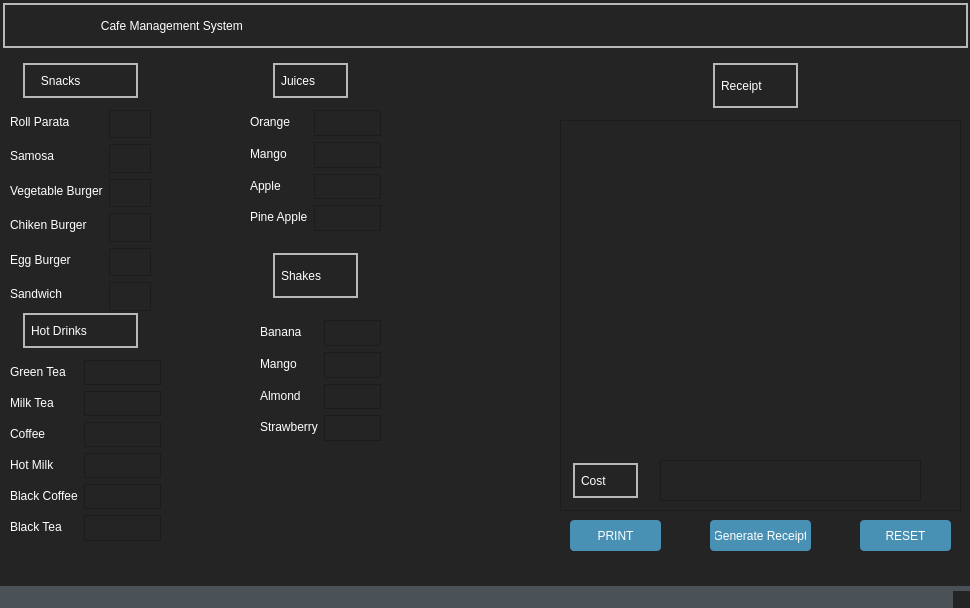
<?xml version="1.0" encoding="UTF-8"?>
<ui version="4.0">
 <class>MainWindow</class>
 <widget class="QMainWindow" name="MainWindow">
  <property name="geometry">
   <rect>
    <x>0</x>
    <y>0</y>
    <width>970</width>
    <height>608</height>
   </rect>
  </property>
  <property name="minimumSize">
   <size>
    <width>0</width>
    <height>0</height>
   </size>
  </property>
  <property name="maximumSize">
   <size>
    <width>970</width>
    <height>608</height>
   </size>
  </property>
  <property name="windowTitle">
   <string>I Minnor Cafe</string>
  </property>
  <property name="styleSheet">
   <string notr="true">

/*-----QWidget-----*/
QWidget
{
	background-color: #242424;
	color: #fff;
	selection-background-color: #fff;
	selection-color: #000;

}


/*-----QLabel-----*/
QLabel
{
	background-color: transparent;
	color: #fff;

}


/*-----QMenuBar-----*/
QMenuBar 
{
	background-color: #4a5157;
	color: #fff;

}


QMenuBar::item 
{
	background-color: transparent;
	border-left: 1px solid #003333;
	padding: 5px;
	padding-left: 15px;
	padding-right: 15px;

}


QMenuBar::item:selected 
{
	background-color: #003333;
	border: 1px solid #006666;
	color: #fff;

}


QMenuBar::item:pressed 
{
	background-color: #006666;
	border: 1px solid #006666;
	color: #fff;

}


/*-----QMenu-----*/
QMenu
{
    background-color: #4a5157;
    border: 1px solid #4a5157;
    padding: 10px;
	color: #fff;

}


QMenu::item
{
    background-color: transparent;
    padding: 2px 20px 2px 20px;
	min-width: 200px;

}


QMenu::separator
{
   	background-color: #242424;
	height: 1px;

}


QMenu::item:disabled
{
    color: #555;
    background-color: transparent;
    padding: 2px 20px 2px 20px;

}


QMenu::item:selected
{
	background-color: #003333;
	border: 1px solid #006666;
	color: #fff;

}


/*-----QToolButton-----*/
QToolButton 
{
	background-color: transparent;
	color: #fff;
	padding: 3px;
	margin-left: 1px;
}


QToolButton:hover
{
	background-color: rgba(70,162,218,50%);
	border: 1px solid #46a2da;
	color: #000;
	
}


QToolButton:pressed
{
	background-color: #727272;
	border: 1px solid #46a2da;

}


QToolButton:checked
{
	background-color: #727272;
	border: 1px solid #222;
}


/*-----QPushButton-----*/
QPushButton
{
	background-color: #4891b4;
	color: #fff;
	min-width: 80px;
	border-radius: 4px;
	padding: 5px;

}


QPushButton::flat
{
	background-color: transparent;
	border: none;
	color: #000;

}


QPushButton::disabled
{
	background-color: #606060;
	color: #959595;
	border-color: #051a39;

}


QPushButton::hover
{
	background-color: #54aad3;
	border: 1px solid #46a2da;

}


QPushButton::pressed
{
	background-color: #2385b4;
	border: 1px solid #46a2da;

}


QPushButton::checked
{
	background-color: #bd5355;
	border: 1px solid #bd5355;

}


/*-----QLineEdit-----*/
QLineEdit
{
	background-color: #242424;
	color : #fff;
	border: 1px solid #1d1d1d;
	padding: 3px;
	padding-left: 5px;
	border-radius: 4px;

}


/*-----QPlainTExtEdit-----*/
QPlainTextEdit
{
	background-color: #242424;
	color : #fff;
	border: 1px solid #1d1d1d;
	padding: 3px;
	padding-left: 5px;
	border-radius: 4px;

}


/*-----QToolBox-----*/
QToolBox
{
	background-color: transparent;
	border: 1px solid #1d1d1d;

}


QToolBox::tab
{
	background-color: #002b2b;
	border: 1px solid #1d1d1d;

}


QToolBox::tab:hover
{
	background-color: #006d6d;
	border: 1px solid #1d1d1d;

}


/*-----QComboBox-----*/
QComboBox
{
    background-color: #4a5157;
    padding-left: 6px;
    color: #fff;
    height: 20px;
	border-radius: 4px;

}


QComboBox::disabled
{
	background-color: #404040;
	color: #656565;
	border-color: #051a39;

}


QComboBox:on
{
    background-color: #4a5157;
	color: #fff;

}


QComboBox QAbstractItemView
{
    background-color: #4a5157;
    color: #fff;
    selection-background-color: #002b2b;
	selection-color: #fff;
    outline: 0;

}


QComboBox::drop-down
{
	background-color: #4a5157;
    subcontrol-origin: padding;
    subcontrol-position: top right;
	border-radius: 4px;
    width: 15px;

}


QComboBox::down-arrow
{
    image: url(://arrow-down.png);
    width: 8px;
    height: 8px;

}


/*-----QDoubleSpinBox &amp; QCalendarWidget-----*/
QDoubleSpinBox,
QCalendarWidget QSpinBox 
{
	background-color: #242424;
	color : #fff;
	border: 1px solid #1d1d1d;
	border-radius: 4px;
	padding: 3px;
	padding-left: 5px;

}


QDoubleSpinBox::up-button, 
QCalendarWidget QSpinBox::up-button
{
	background-color: #4a5157;
    width: 16px; 
	border-top-right-radius: 4px;
    border-width: 1px;
	border-color: #1d1d1d;

}


QDoubleSpinBox::up-button:hover, 
QCalendarWidget QSpinBox::up-button:hover
{
	background-color: #585858;

}


QDoubleSpinBox::up-button:pressed, 
QCalendarWidget QSpinBox::up-button:pressed
{
	background-color: #252525;
    width: 16px; 
    border-width: 1px;

}


QDoubleSpinBox::up-arrow,
QCalendarWidget QSpinBox::up-arrow
{
    image: url(://arrow-up.png);
    width: 7px;
    height: 7px;

}


QDoubleSpinBox::down-button, 
QCalendarWidget QSpinBox::down-button
{
	background-color: #4a5157;
    width: 16px; 
    border-width: 1px;
	border-bottom-right-radius: 4px;
	border-color: #1d1d1d;

}


QDoubleSpinBox::down-button:hover, 
QCalendarWidget QSpinBox::down-button:hover
{
	background-color: #585858;

}


QDoubleSpinBox::down-button:pressed, 
QCalendarWidget QSpinBox::down-button:pressed
{
	background-color: #252525;
    width: 16px; 
    border-width: 1px;

}


QDoubleSpinBox::down-arrow,
QCalendarWidget QSpinBox::down-arrow
{
    image: url(://arrow-down.png);
    width: 7px;
    height: 7px;

}


/*-----QGroupBox-----*/
QGroupBox 
{
    border: 1px solid;
    border-color: #1d1d1d;
	border-radius: 4px;
    margin-top: 23px;

}


QGroupBox::title  
{
    background-color: #002b2b;
    color: #fff;
	subcontrol-position: top left;
    subcontrol-origin: margin;
    padding: 5px;
	min-width: 100px;
	border: 1px solid #1d1d1d;
	border-top-left-radius: 4px;
	border-top-right-radius: 4px;
	border-bottom: none;

}


/*-----QHeaderView-----*/
QHeaderView::section
{
    background-color: #4a5157;
	border: none;
    color: #fff;
	padding: 4px;
	
}


QHeaderView::section:disabled
{
    background-color: #525251;
    color: #656565;

}


QHeaderView::section:checked
{
    background-color: qlineargradient(spread:repeat, x1:1, y1:0, x2:1, y2:1, stop:0 rgba(227, 227, 227, 255),stop:1 rgba(187, 187, 187, 255));
    color: #000;

}


QHeaderView::section::vertical::first,
QHeaderView::section::vertical::only-one
{
    border-left: 1px solid #003333;

}


QHeaderView::section::vertical
{
    border-left: 1px solid #003333;
}


QHeaderView::section::horizontal::first,
QHeaderView::section::horizontal::only-one
{
    border-left: 1px solid #003333;

}


QHeaderView::section::horizontal
{
    border-left: 1px solid #003333;

}


QTableCornerButton::section
{
    background-color: qlineargradient(spread:repeat, x1:1, y1:0, x2:1, y2:1, stop:0 rgba(227, 227, 227, 255),stop:1 rgba(187, 187, 187, 255));
	border: 1px solid #000;
    color: #fff;

}


/*-----QCalendarWidget-----*/
QCalendarWidget QToolButton
{
  	background-color: transparent;
  	color: white;

}


QCalendarWidget QToolButton::hover
{
	background-color: #006666;
	border: 1px solid #006666;
	color: #fff;

}


QCalendarWidget QMenu 
{
	width: 120px;
	left: 20px;
	color: white;

}


QCalendarWidget QWidget 
{ 
	alternate-background-color: #4a5157; 
	color: #fff;

}


QCalendarWidget QAbstractItemView:enabled 
{
	color: #fff;  
	background-color: #242424;  
	selection-background-color: #002b2b; 
	selection-color: #fff; 

}


QCalendarWidget QAbstractItemView:disabled 
{ 
	color: #404040; 

}


/*-----QTreeWidget-----*/
QTreeView
{
	show-decoration-selected: 0;
	alternate-background-color: transparent;
	background-color: transparent;
   	border: none;
	color: #fff;
	font: 8pt;

}


QTreeView::item:selected
{
	color:#fff;
	background-color: #002b2b;
	border-radius: 0px;

}


QTreeView::item:!selected:hover
{
    background-color: #5e5e5e;
    border: none;
    color: white;

}


QTreeView::branch:has-children:!has-siblings:closed,
QTreeView::branch:closed:has-children:has-siblings 
{
	image: url(://tree-closed.png);

}


QTreeView::branch:open:has-children:!has-siblings,
QTreeView::branch:open:has-children:has-siblings  
{
	image: url(://tree-open.png);

}


/*-----QListView-----*/
QListView 
{
	background-color: transparent;
	alternate-background-color: transparent;
    border : none;
    color: #fff;
    show-decoration-selected: 1; 
    outline: 0;
   	border: 1px solid #1d1d1d;

}


QListView::disabled 
{
	background-color: #656565;
	color: #1b1b1b;
    border: 1px solid #656565;

}


QListView::item 
{
	background-color: transparent;
    padding: 1px;

}


QListView::item:selected 
{
	background-color: #002b2b;
	border: 1px solid #002b2b;
	color: #fff;

}


QListView::item:selected:!active 
{
	background-color: #002b2b;
	border: 1px solid #002b2b;
	color: #fff;

}


QListView::item:selected:active 
{
	background-color: #002b2b;
	border: 1px solid #002b2b;
	color: #fff;

}


QListView::item:hover {
    background-color: #5e5e5e;
    border: none;
    color: #000;

}


/*-----QCheckBox-----*/
QCheckBox
{
	background-color: transparent;
    color: #fff;
	border: none;

}


QCheckBox::indicator
{
    background-color: lightgray;
    border: 1px solid #000;
    width: 12px;
    height: 12px;

}


QCheckBox::indicator:checked
{
    image:url(&quot;./ressources/check.png&quot;);
	background-color: #002b2b;
    border: 1px solid #3a546e;

}


QCheckBox::indicator:unchecked:hover
{
	border: 1px solid #46a2da; 

}


QCheckBox::disabled
{
	color: #656565;

}


QCheckBox::indicator:disabled
{
	background-color: #656565;
	color: #656565;
    border: 1px solid #656565;

}


/*-----QRadioButton-----*/
QRadioButton 
{
	color: #fff;
	background-color: transparent;

}


QRadioButton::indicator::unchecked:hover 
{
	background-color: #d3d3d3;
	border: 2px solid #002b2b;
	border-radius: 6px;
}


QRadioButton::indicator::checked 
{
	border: 2px solid #52beff;
	border-radius: 6px;
	background-color: #002b2b;  
	width: 9px; 
	height: 9px; 

}


/*-----QScrollBar-----*/
QScrollBar:vertical 
{
   border: none;
   width: 12px;

}


QScrollBar::handle:vertical 
{
   border: none;
   border-radius : 0px;
   background-color: #7a7a7a;
   min-height: 80px;
   width : 12px;

}


QScrollBar::handle:vertical:pressed
{
   background-color: #5d5f60; 

}


QScrollBar::add-line:vertical
{
   border: none;
   background: transparent;
   height: 0px;
   subcontrol-position: bottom;
   subcontrol-origin: margin;

}


QScrollBar::add-line:vertical:hover 
{
   background-color: transparent;

}


QScrollBar::add-line:vertical:pressed 
{
   background-color: #3f3f3f;

}


QScrollBar::sub-line:vertical
{
   border: none;
   background: transparent;
   height: 0px;

}


QScrollBar::sub-line:vertical:hover 
{
   background-color: transparent;

}


QScrollBar::sub-line:vertical:pressed 
{
   background-color: #3f3f3f;

}


QScrollBar::up-arrow:vertical
{
   width: 0px;
   height: 0px;
   background: transparent;

}


QScrollBar::down-arrow:vertical 
{
   width: 0px;
   height: 0px;
   background: transparent;

}


QScrollBar::add-page:vertical, QScrollBar::sub-page:vertical
{
   background-color: #222222;
	
}


QScrollBar:horizontal 
{
   border: none;
   height: 12px;

}


QScrollBar::handle:horizontal 
{
   border: none;
   border-radius : 0px;
   background-color: #7a7a7a;
   min-height: 80px;
   height : 12px;

}


QScrollBar::handle:horizontal:pressed
{
   background-color: #5d5f60; 

}


QScrollBar::add-line:horizontal
{
   border: none;
   background: transparent;
   height: 0px;
   subcontrol-position: bottom;
   subcontrol-origin: margin;

}


QScrollBar::add-line:horizontal:hover 
{
   background-color: transparent;

}


QScrollBar::add-line:horizontal:pressed 
{
   background-color: #3f3f3f;

}


QScrollBar::sub-line:horizontal
{
   border: none;
   background: transparent;
   height: 0px;

}


QScrollBar::sub-line:horizontal:hover 
{
   background-color: transparent;

}


QScrollBar::sub-line:horizontal:pressed 
{
   background-color: #3f3f3f;

}


QScrollBar::up-arrow:horizontal
{
   width: 0px;
   height: 0px;
   background: transparent;

}


QScrollBar::down-arrow:horizontal 
{
   width: 0px;
   height: 0px;
   background: transparent;

}


QScrollBar::add-page:horizontal, QScrollBar::sub-page:horizontal
{
   background-color: #222222;
	
}


/*-----QProgressBar-----*/
QProgressBar
{
	border: 1px solid #1d1d1d;
    text-align: center;
	border-radius: 10px;
	color: #fff;
	font-weight: bold;

}


QProgressBar::chunk
{
    background-color: #3b86ae;
	border-radius: 9px;
    margin: 0.5px;

}


/*-----QStatusBar-----*/
QStatusBar
{
	background-color: #4a5157;
	color: #ffffff;
	border-color: #051a39;

}


/*-----QSizeGrip-----*/
QSizeGrip 
{
	background-color: image(&quot;./ressources/sizegrip.png&quot;); /*To replace*/
	border: none;

}
</string>
  </property>
  <widget class="QWidget" name="centralwidget">
   <widget class="QLabel" name="label">
    <property name="geometry">
     <rect>
      <x>0</x>
      <y>0</y>
      <width>971</width>
      <height>51</height>
     </rect>
    </property>
    <property name="styleSheet">
     <string notr="true">border-color: qlineargradient(spread:pad, x1:0, y1:0, x2:1, y2:0, stop:0 rgba(0, 0, 0, 255), stop:1 rgba(255, 255, 255, 255));
font: 87 24pt &quot;Segoe UI Black&quot;;
color: rgb(255, 255, 255);</string>
    </property>
    <property name="frameShape">
     <enum>QFrame::Box</enum>
    </property>
    <property name="frameShadow">
     <enum>QFrame::Sunken</enum>
    </property>
    <property name="lineWidth">
     <number>3</number>
    </property>
    <property name="midLineWidth">
     <number>2</number>
    </property>
    <property name="text">
     <string>                           Cafe Management System</string>
    </property>
   </widget>
   <widget class="QLabel" name="label_2">
    <property name="geometry">
     <rect>
      <x>20</x>
      <y>60</y>
      <width>121</width>
      <height>41</height>
     </rect>
    </property>
    <property name="styleSheet">
     <string notr="true">font: 87 14pt &quot;Segoe UI Black&quot;;</string>
    </property>
    <property name="frameShape">
     <enum>QFrame::Box</enum>
    </property>
    <property name="frameShadow">
     <enum>QFrame::Sunken</enum>
    </property>
    <property name="lineWidth">
     <number>3</number>
    </property>
    <property name="midLineWidth">
     <number>2</number>
    </property>
    <property name="text">
     <string>   Snacks</string>
    </property>
   </widget>
   <widget class="QWidget" name="formLayoutWidget">
    <property name="geometry">
     <rect>
      <x>10</x>
      <y>110</y>
      <width>141</width>
      <height>201</height>
     </rect>
    </property>
    <layout class="QFormLayout" name="formLayout">
     <item row="0" column="0">
      <widget class="QLabel" name="label_3">
       <property name="styleSheet">
        <string notr="true">font: 11pt &quot;Segoe UI&quot;;</string>
       </property>
       <property name="text">
        <string>Roll Parata</string>
       </property>
      </widget>
     </item>
     <item row="1" column="0">
      <widget class="QLabel" name="label_4">
       <property name="styleSheet">
        <string notr="true">font: 11pt &quot;Segoe UI&quot;;</string>
       </property>
       <property name="text">
        <string>Samosa</string>
       </property>
      </widget>
     </item>
     <item row="2" column="0">
      <widget class="QLabel" name="label_5">
       <property name="styleSheet">
        <string notr="true">font: 11pt &quot;Segoe UI&quot;;</string>
       </property>
       <property name="text">
        <string>Vegetable Burger</string>
       </property>
      </widget>
     </item>
     <item row="3" column="0">
      <widget class="QLabel" name="label_6">
       <property name="styleSheet">
        <string notr="true">font: 11pt &quot;Segoe UI&quot;;</string>
       </property>
       <property name="text">
        <string>Chiken Burger</string>
       </property>
      </widget>
     </item>
     <item row="4" column="0">
      <widget class="QLabel" name="label_7">
       <property name="styleSheet">
        <string notr="true">font: 11pt &quot;Segoe UI&quot;;</string>
       </property>
       <property name="text">
        <string>Egg Burger</string>
       </property>
      </widget>
     </item>
     <item row="5" column="0">
      <widget class="QLabel" name="label_8">
       <property name="styleSheet">
        <string notr="true">font: 11pt &quot;Segoe UI&quot;;</string>
       </property>
       <property name="text">
        <string>Sandwich</string>
       </property>
      </widget>
     </item>
     <item row="0" column="1">
      <widget class="QTextEdit" name="roll_parata">
       <property name="html">
        <string>&lt;!DOCTYPE HTML PUBLIC &quot;-//W3C//DTD HTML 4.0//EN&quot; &quot;http://www.w3.org/TR/REC-html40/strict.dtd&quot;&gt;
&lt;html&gt;&lt;head&gt;&lt;meta name=&quot;qrichtext&quot; content=&quot;1&quot; /&gt;&lt;style type=&quot;text/css&quot;&gt;
p, li { white-space: pre-wrap; }
&lt;/style&gt;&lt;/head&gt;&lt;body style=&quot; font-family:'MS Shell Dlg 2'; font-size:8.25pt; font-weight:400; font-style:normal;&quot;&gt;
&lt;p style=&quot;-qt-paragraph-type:empty; margin-top:0px; margin-bottom:0px; margin-left:0px; margin-right:0px; -qt-block-indent:0; text-indent:0px;&quot;&gt;&lt;br /&gt;&lt;/p&gt;&lt;/body&gt;&lt;/html&gt;</string>
       </property>
      </widget>
     </item>
     <item row="1" column="1">
      <widget class="QTextEdit" name="samosa"/>
     </item>
     <item row="2" column="1">
      <widget class="QTextEdit" name="Vburger"/>
     </item>
     <item row="3" column="1">
      <widget class="QTextEdit" name="Cburger"/>
     </item>
     <item row="4" column="1">
      <widget class="QTextEdit" name="Eburger"/>
     </item>
     <item row="5" column="1">
      <widget class="QTextEdit" name="sandwich"/>
     </item>
    </layout>
   </widget>
   <widget class="QLabel" name="label_9">
    <property name="geometry">
     <rect>
      <x>20</x>
      <y>310</y>
      <width>121</width>
      <height>41</height>
     </rect>
    </property>
    <property name="styleSheet">
     <string notr="true">font: 87 14pt &quot;Segoe UI Black&quot;;</string>
    </property>
    <property name="frameShape">
     <enum>QFrame::Box</enum>
    </property>
    <property name="frameShadow">
     <enum>QFrame::Sunken</enum>
    </property>
    <property name="lineWidth">
     <number>3</number>
    </property>
    <property name="midLineWidth">
     <number>2</number>
    </property>
    <property name="text">
     <string>Hot Drinks</string>
    </property>
   </widget>
   <widget class="QWidget" name="formLayoutWidget_2">
    <property name="geometry">
     <rect>
      <x>10</x>
      <y>360</y>
      <width>151</width>
      <height>181</height>
     </rect>
    </property>
    <layout class="QFormLayout" name="formLayout_2">
     <item row="0" column="0">
      <widget class="QLabel" name="label_10">
       <property name="styleSheet">
        <string notr="true">font: 11pt &quot;Segoe UI&quot;;</string>
       </property>
       <property name="text">
        <string>Green Tea</string>
       </property>
      </widget>
     </item>
     <item row="1" column="0">
      <widget class="QLabel" name="label_11">
       <property name="styleSheet">
        <string notr="true">font: 11pt &quot;Segoe UI&quot;;</string>
       </property>
       <property name="text">
        <string>Milk Tea</string>
       </property>
      </widget>
     </item>
     <item row="2" column="0">
      <widget class="QLabel" name="label_12">
       <property name="styleSheet">
        <string notr="true">font: 11pt &quot;Segoe UI&quot;;</string>
       </property>
       <property name="text">
        <string>Coffee</string>
       </property>
      </widget>
     </item>
     <item row="3" column="0">
      <widget class="QLabel" name="label_13">
       <property name="styleSheet">
        <string notr="true">font: 11pt &quot;Segoe UI&quot;;</string>
       </property>
       <property name="text">
        <string>Hot Milk</string>
       </property>
      </widget>
     </item>
     <item row="4" column="0">
      <widget class="QLabel" name="label_14">
       <property name="styleSheet">
        <string notr="true">font: 11pt &quot;Segoe UI&quot;;</string>
       </property>
       <property name="text">
        <string>Black Coffee</string>
       </property>
      </widget>
     </item>
     <item row="5" column="0">
      <widget class="QLabel" name="label_15">
       <property name="styleSheet">
        <string notr="true">font: 11pt &quot;Segoe UI&quot;;</string>
       </property>
       <property name="text">
        <string>Black Tea</string>
       </property>
      </widget>
     </item>
     <item row="0" column="1">
      <widget class="QTextEdit" name="Gtea">
       <property name="html">
        <string>&lt;!DOCTYPE HTML PUBLIC &quot;-//W3C//DTD HTML 4.0//EN&quot; &quot;http://www.w3.org/TR/REC-html40/strict.dtd&quot;&gt;
&lt;html&gt;&lt;head&gt;&lt;meta name=&quot;qrichtext&quot; content=&quot;1&quot; /&gt;&lt;style type=&quot;text/css&quot;&gt;
p, li { white-space: pre-wrap; }
&lt;/style&gt;&lt;/head&gt;&lt;body style=&quot; font-family:'MS Shell Dlg 2'; font-size:8.25pt; font-weight:400; font-style:normal;&quot;&gt;
&lt;p style=&quot;-qt-paragraph-type:empty; margin-top:0px; margin-bottom:0px; margin-left:0px; margin-right:0px; -qt-block-indent:0; text-indent:0px;&quot;&gt;&lt;br /&gt;&lt;/p&gt;&lt;/body&gt;&lt;/html&gt;</string>
       </property>
      </widget>
     </item>
     <item row="1" column="1">
      <widget class="QTextEdit" name="Mtea"/>
     </item>
     <item row="2" column="1">
      <widget class="QTextEdit" name="coffee"/>
     </item>
     <item row="3" column="1">
      <widget class="QTextEdit" name="Hmilk"/>
     </item>
     <item row="4" column="1">
      <widget class="QTextEdit" name="Bcoffee"/>
     </item>
     <item row="5" column="1">
      <widget class="QTextEdit" name="Btea"/>
     </item>
    </layout>
   </widget>
   <widget class="QLabel" name="label_16">
    <property name="geometry">
     <rect>
      <x>270</x>
      <y>60</y>
      <width>81</width>
      <height>41</height>
     </rect>
    </property>
    <property name="styleSheet">
     <string notr="true">font: 87 14pt &quot;Segoe UI Black&quot;;</string>
    </property>
    <property name="frameShape">
     <enum>QFrame::Box</enum>
    </property>
    <property name="frameShadow">
     <enum>QFrame::Sunken</enum>
    </property>
    <property name="lineWidth">
     <number>3</number>
    </property>
    <property name="midLineWidth">
     <number>2</number>
    </property>
    <property name="text">
     <string>Juices</string>
    </property>
   </widget>
   <widget class="QWidget" name="formLayoutWidget_3">
    <property name="geometry">
     <rect>
      <x>250</x>
      <y>110</y>
      <width>131</width>
      <height>121</height>
     </rect>
    </property>
    <layout class="QFormLayout" name="formLayout_3">
     <item row="0" column="0">
      <widget class="QLabel" name="label_17">
       <property name="styleSheet">
        <string notr="true">font: 11pt &quot;Segoe UI&quot;;</string>
       </property>
       <property name="text">
        <string>Orange</string>
       </property>
      </widget>
     </item>
     <item row="0" column="1">
      <widget class="QTextEdit" name="orng">
       <property name="html">
        <string>&lt;!DOCTYPE HTML PUBLIC &quot;-//W3C//DTD HTML 4.0//EN&quot; &quot;http://www.w3.org/TR/REC-html40/strict.dtd&quot;&gt;
&lt;html&gt;&lt;head&gt;&lt;meta name=&quot;qrichtext&quot; content=&quot;1&quot; /&gt;&lt;style type=&quot;text/css&quot;&gt;
p, li { white-space: pre-wrap; }
&lt;/style&gt;&lt;/head&gt;&lt;body style=&quot; font-family:'MS Shell Dlg 2'; font-size:8.25pt; font-weight:400; font-style:normal;&quot;&gt;
&lt;p style=&quot;-qt-paragraph-type:empty; margin-top:0px; margin-bottom:0px; margin-left:0px; margin-right:0px; -qt-block-indent:0; text-indent:0px;&quot;&gt;&lt;br /&gt;&lt;/p&gt;&lt;/body&gt;&lt;/html&gt;</string>
       </property>
      </widget>
     </item>
     <item row="1" column="0">
      <widget class="QLabel" name="label_18">
       <property name="styleSheet">
        <string notr="true">font: 11pt &quot;Segoe UI&quot;;</string>
       </property>
       <property name="text">
        <string>Mango</string>
       </property>
      </widget>
     </item>
     <item row="1" column="1">
      <widget class="QTextEdit" name="Jmango"/>
     </item>
     <item row="2" column="1">
      <widget class="QTextEdit" name="apple"/>
     </item>
     <item row="3" column="0">
      <widget class="QLabel" name="label_20">
       <property name="styleSheet">
        <string notr="true">font: 11pt &quot;Segoe UI&quot;;</string>
       </property>
       <property name="text">
        <string>Pine Apple</string>
       </property>
      </widget>
     </item>
     <item row="3" column="1">
      <widget class="QTextEdit" name="Papple"/>
     </item>
     <item row="2" column="0">
      <widget class="QLabel" name="label_19">
       <property name="styleSheet">
        <string notr="true">font: 11pt &quot;Segoe UI&quot;;</string>
       </property>
       <property name="text">
        <string>Apple</string>
       </property>
      </widget>
     </item>
    </layout>
   </widget>
   <widget class="QLabel" name="label_21">
    <property name="geometry">
     <rect>
      <x>270</x>
      <y>250</y>
      <width>91</width>
      <height>51</height>
     </rect>
    </property>
    <property name="styleSheet">
     <string notr="true">font: 87 14pt &quot;Segoe UI Black&quot;;</string>
    </property>
    <property name="frameShape">
     <enum>QFrame::Box</enum>
    </property>
    <property name="frameShadow">
     <enum>QFrame::Sunken</enum>
    </property>
    <property name="lineWidth">
     <number>3</number>
    </property>
    <property name="midLineWidth">
     <number>2</number>
    </property>
    <property name="text">
     <string>Shakes</string>
    </property>
   </widget>
   <widget class="QWidget" name="formLayoutWidget_4">
    <property name="geometry">
     <rect>
      <x>260</x>
      <y>320</y>
      <width>121</width>
      <height>121</height>
     </rect>
    </property>
    <layout class="QFormLayout" name="formLayout_4">
     <item row="0" column="0">
      <widget class="QLabel" name="label_22">
       <property name="styleSheet">
        <string notr="true">font: 11pt &quot;Segoe UI&quot;;</string>
       </property>
       <property name="text">
        <string>Banana</string>
       </property>
      </widget>
     </item>
     <item row="0" column="1">
      <widget class="QTextEdit" name="banana">
       <property name="html">
        <string>&lt;!DOCTYPE HTML PUBLIC &quot;-//W3C//DTD HTML 4.0//EN&quot; &quot;http://www.w3.org/TR/REC-html40/strict.dtd&quot;&gt;
&lt;html&gt;&lt;head&gt;&lt;meta name=&quot;qrichtext&quot; content=&quot;1&quot; /&gt;&lt;style type=&quot;text/css&quot;&gt;
p, li { white-space: pre-wrap; }
&lt;/style&gt;&lt;/head&gt;&lt;body style=&quot; font-family:'MS Shell Dlg 2'; font-size:8.25pt; font-weight:400; font-style:normal;&quot;&gt;
&lt;p style=&quot;-qt-paragraph-type:empty; margin-top:0px; margin-bottom:0px; margin-left:0px; margin-right:0px; -qt-block-indent:0; text-indent:0px;&quot;&gt;&lt;br /&gt;&lt;/p&gt;&lt;/body&gt;&lt;/html&gt;</string>
       </property>
      </widget>
     </item>
     <item row="1" column="0">
      <widget class="QLabel" name="label_23">
       <property name="styleSheet">
        <string notr="true">font: 11pt &quot;Segoe UI&quot;;</string>
       </property>
       <property name="text">
        <string>Mango</string>
       </property>
      </widget>
     </item>
     <item row="1" column="1">
      <widget class="QTextEdit" name="Smango"/>
     </item>
     <item row="2" column="1">
      <widget class="QTextEdit" name="almond"/>
     </item>
     <item row="3" column="0">
      <widget class="QLabel" name="label_24">
       <property name="styleSheet">
        <string notr="true">font: 11pt &quot;Segoe UI&quot;;</string>
       </property>
       <property name="text">
        <string>Strawberry</string>
       </property>
      </widget>
     </item>
     <item row="3" column="1">
      <widget class="QTextEdit" name="sb"/>
     </item>
     <item row="2" column="0">
      <widget class="QLabel" name="label_25">
       <property name="styleSheet">
        <string notr="true">font: 11pt &quot;Segoe UI&quot;;</string>
       </property>
       <property name="text">
        <string>Almond</string>
       </property>
      </widget>
     </item>
    </layout>
   </widget>
   <widget class="QLabel" name="label_26">
    <property name="geometry">
     <rect>
      <x>710</x>
      <y>60</y>
      <width>91</width>
      <height>51</height>
     </rect>
    </property>
    <property name="styleSheet">
     <string notr="true">font: 87 14pt &quot;Segoe UI Black&quot;;</string>
    </property>
    <property name="frameShape">
     <enum>QFrame::Box</enum>
    </property>
    <property name="frameShadow">
     <enum>QFrame::Sunken</enum>
    </property>
    <property name="lineWidth">
     <number>3</number>
    </property>
    <property name="midLineWidth">
     <number>2</number>
    </property>
    <property name="text">
     <string>Receipt</string>
    </property>
   </widget>
   <widget class="QTextBrowser" name="receipt">
    <property name="geometry">
     <rect>
      <x>560</x>
      <y>120</y>
      <width>401</width>
      <height>391</height>
     </rect>
    </property>
   </widget>
   <widget class="QLabel" name="label_27">
    <property name="geometry">
     <rect>
      <x>570</x>
      <y>460</y>
      <width>71</width>
      <height>41</height>
     </rect>
    </property>
    <property name="styleSheet">
     <string notr="true">font: 87 14pt &quot;Segoe UI Black&quot;;</string>
    </property>
    <property name="frameShape">
     <enum>QFrame::Box</enum>
    </property>
    <property name="frameShadow">
     <enum>QFrame::Sunken</enum>
    </property>
    <property name="lineWidth">
     <number>3</number>
    </property>
    <property name="midLineWidth">
     <number>2</number>
    </property>
    <property name="text">
     <string>Cost</string>
    </property>
   </widget>
   <widget class="QTextBrowser" name="cost">
    <property name="geometry">
     <rect>
      <x>660</x>
      <y>460</y>
      <width>261</width>
      <height>41</height>
     </rect>
    </property>
   </widget>
   <widget class="QPushButton" name="print">
    <property name="geometry">
     <rect>
      <x>570</x>
      <y>520</y>
      <width>91</width>
      <height>31</height>
     </rect>
    </property>
    <property name="text">
     <string>PRINT</string>
    </property>
   </widget>
   <widget class="QPushButton" name="reset">
    <property name="geometry">
     <rect>
      <x>860</x>
      <y>520</y>
      <width>91</width>
      <height>31</height>
     </rect>
    </property>
    <property name="text">
     <string>RESET</string>
    </property>
   </widget>
   <widget class="QPushButton" name="gr">
    <property name="geometry">
     <rect>
      <x>710</x>
      <y>520</y>
      <width>101</width>
      <height>31</height>
     </rect>
    </property>
    <property name="text">
     <string>Generate Receipt</string>
    </property>
   </widget>
  </widget>
  <widget class="QMenuBar" name="menubar">
   <property name="geometry">
    <rect>
     <x>0</x>
     <y>0</y>
     <width>970</width>
     <height>26</height>
    </rect>
   </property>
  </widget>
  <widget class="QStatusBar" name="statusbar"/>
 </widget>
 <resources/>
 <connections/>
</ui>
